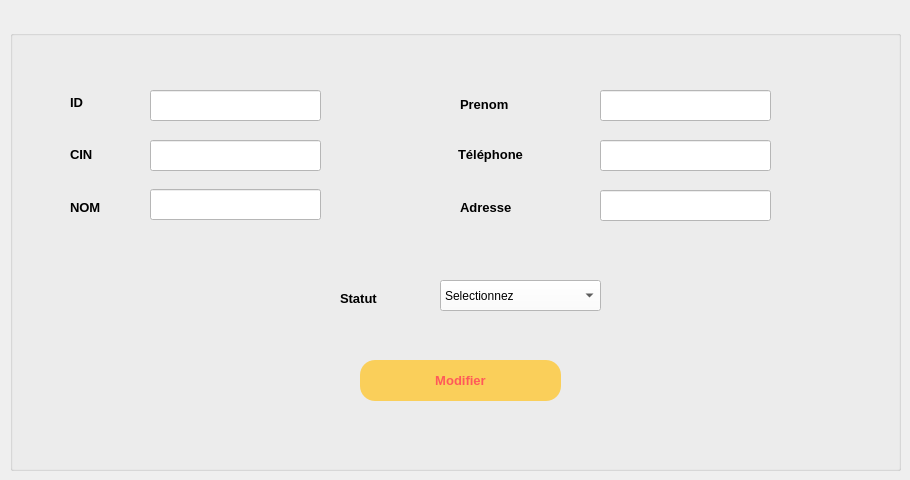
      <widget class="QWidget" name="tab_17">
       <attribute name="title">
        <string>modifer</string>
       </attribute>
       <widget class="QGroupBox" name="groupBox_4">
        <property name="geometry">
         <rect>
          <x>10</x>
          <y>30</y>
          <width>891</width>
          <height>441</height>
         </rect>
        </property>
        <property name="title">
         <string/>
        </property>
        <widget class="QLabel" name="label_81">
         <property name="geometry">
          <rect>
           <x>60</x>
           <y>170</y>
           <width>47</width>
           <height>14</height>
          </rect>
         </property>
         <property name="font">
          <font>
           <pointsize>10</pointsize>
           <weight>75</weight>
           <bold>true</bold>
          </font>
         </property>
         <property name="text">
          <string>NOM</string>
         </property>
        </widget>
        <widget class="QLabel" name="label_82">
         <property name="geometry">
          <rect>
           <x>450</x>
           <y>64</y>
           <width>101</width>
           <height>20</height>
          </rect>
         </property>
         <property name="font">
          <font>
           <pointsize>10</pointsize>
           <weight>75</weight>
           <bold>true</bold>
          </font>
         </property>
         <property name="text">
          <string>Prenom</string>
         </property>
        </widget>
        <widget class="QLabel" name="label_83">
         <property name="geometry">
          <rect>
           <x>60</x>
           <y>117</y>
           <width>47</width>
           <height>14</height>
          </rect>
         </property>
         <property name="font">
          <font>
           <pointsize>10</pointsize>
           <weight>75</weight>
           <bold>true</bold>
          </font>
         </property>
         <property name="text">
          <string>CIN</string>
         </property>
        </widget>
        <widget class="QLabel" name="label_84">
         <property name="geometry">
          <rect>
           <x>448</x>
           <y>114</y>
           <width>121</width>
           <height>20</height>
          </rect>
         </property>
         <property name="font">
          <font>
           <pointsize>10</pointsize>
           <weight>75</weight>
           <bold>true</bold>
          </font>
         </property>
         <property name="text">
          <string>Téléphone</string>
         </property>
        </widget>
        <widget class="QLabel" name="label_85">
         <property name="geometry">
          <rect>
           <x>450</x>
           <y>167</y>
           <width>121</width>
           <height>20</height>
          </rect>
         </property>
         <property name="font">
          <font>
           <pointsize>10</pointsize>
           <weight>75</weight>
           <bold>true</bold>
          </font>
         </property>
         <property name="text">
          <string>Adresse</string>
         </property>
        </widget>
        <widget class="QLabel" name="label_86">
         <property name="geometry">
          <rect>
           <x>330</x>
           <y>260</y>
           <width>131</width>
           <height>16</height>
          </rect>
         </property>
         <property name="font">
          <font>
           <pointsize>10</pointsize>
           <weight>75</weight>
           <bold>true</bold>
          </font>
         </property>
         <property name="text">
          <string>Statut</string>
         </property>
        </widget>
        <widget class="QComboBox" name="STATUT_MOD">
         <property name="geometry">
          <rect>
           <x>430</x>
           <y>250</y>
           <width>161</width>
           <height>31</height>
          </rect>
         </property>
         <property name="styleSheet">
          <string notr="true">background : white;</string>
         </property>
         <item>
          <property name="text">
           <string>Selectionnez</string>
          </property>
         </item>
         <item>
          <property name="text">
           <string>Single</string>
          </property>
         </item>
         <item>
          <property name="text">
           <string>Sous societe</string>
          </property>
         </item>
        </widget>
        <widget class="QPushButton" name="pushButton_12">
         <property name="geometry">
          <rect>
           <x>350</x>
           <y>330</y>
           <width>201</width>
           <height>41</height>
          </rect>
         </property>
         <property name="font">
          <font>
           <pointsize>10</pointsize>
           <weight>75</weight>
           <bold>true</bold>
          </font>
         </property>
         <property name="styleSheet">
          <string notr="true">QPushButton{
border-radius:15px;
	background:#FACF5A;
	color:#FF5959;
	font-weight : bold;
}
QPushButton:hover
{
		background:#FF5959;
		color:#FACF5A;
		font-weight: bold;
}
</string>
         </property>
         <property name="text">
          <string>Modifier</string>
         </property>
        </widget>
        <widget class="QLineEdit" name="CIN_MOD">
         <property name="geometry">
          <rect>
           <x>140</x>
           <y>110</y>
           <width>171</width>
           <height>31</height>
          </rect>
         </property>
         <property name="styleSheet">
          <string notr="true">background : white;</string>
         </property>
        </widget>
        <widget class="QLineEdit" name="NOM_MOD">
         <property name="geometry">
          <rect>
           <x>140</x>
           <y>159</y>
           <width>171</width>
           <height>31</height>
          </rect>
         </property>
         <property name="styleSheet">
          <string notr="true">background : white;</string>
         </property>
        </widget>
        <widget class="QLineEdit" name="PRENOM_MOD">
         <property name="geometry">
          <rect>
           <x>590</x>
           <y>60</y>
           <width>171</width>
           <height>31</height>
          </rect>
         </property>
         <property name="styleSheet">
          <string notr="true">background : white;</string>
         </property>
        </widget>
        <widget class="QLineEdit" name="TEL_MOD">
         <property name="geometry">
          <rect>
           <x>590</x>
           <y>110</y>
           <width>171</width>
           <height>31</height>
          </rect>
         </property>
         <property name="styleSheet">
          <string notr="true">background : white;</string>
         </property>
        </widget>
        <widget class="QLineEdit" name="ADRESSE_MOD">
         <property name="geometry">
          <rect>
           <x>590</x>
           <y>160</y>
           <width>171</width>
           <height>31</height>
          </rect>
         </property>
         <property name="styleSheet">
          <string notr="true">background : white;</string>
         </property>
        </widget>
        <widget class="QLineEdit" name="ID_MOD">
         <property name="geometry">
          <rect>
           <x>140</x>
           <y>60</y>
           <width>171</width>
           <height>31</height>
          </rect>
         </property>
         <property name="styleSheet">
          <string notr="true">background : white;</string>
         </property>
        </widget>
        <widget class="QLabel" name="label_87">
         <property name="geometry">
          <rect>
           <x>60</x>
           <y>65</y>
           <width>47</width>
           <height>14</height>
          </rect>
         </property>
         <property name="font">
          <font>
           <pointsize>10</pointsize>
           <weight>75</weight>
           <bold>true</bold>
          </font>
         </property>
         <property name="text">
          <string>ID</string>
         </property>
        </widget>
       </widget>
      </widget>
